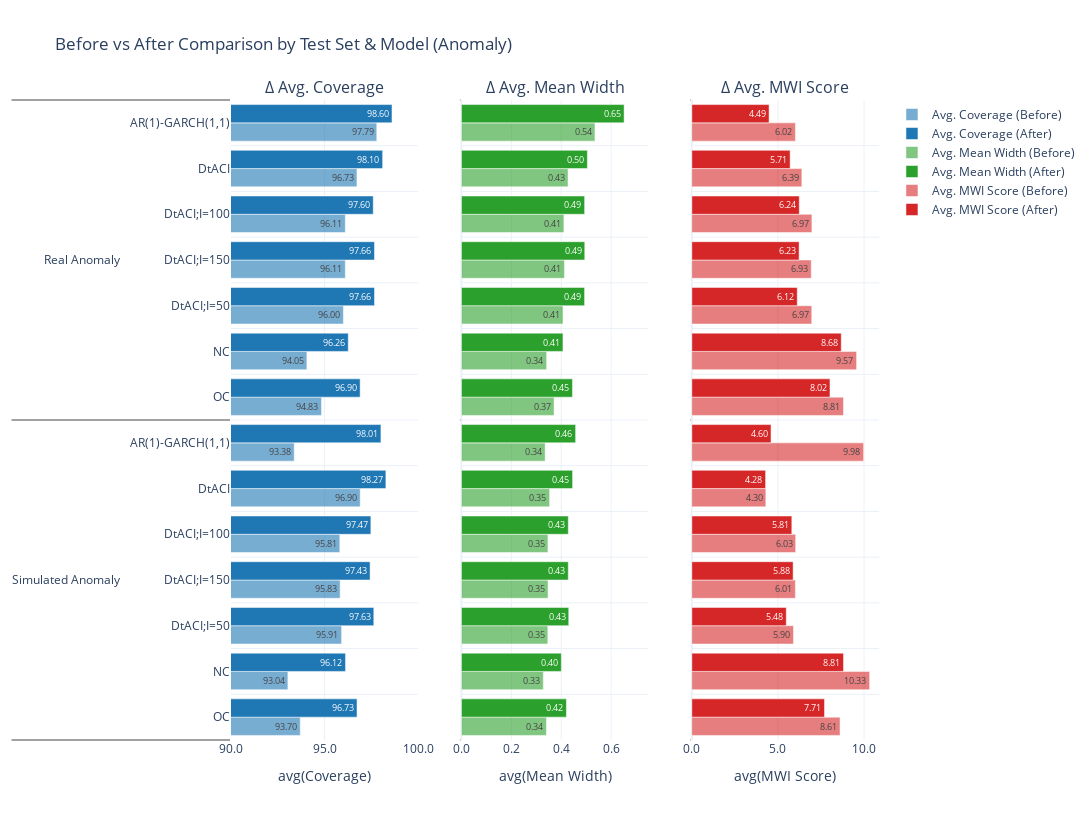

The notebook cell saved with this chart:
### Code cell
import plotly.graph_objects as go
from plotly.subplots import make_subplots

categories_inner = ordered_names
categories_outer = anom_chart_df['test_set'].unique().tolist()[::-1]
categories_outer = [c for c in categories_outer if c != 'Simulated DistShift+Anom 700']

values_cov_before = []
values_cov_after = []
values_width_before = []
values_width_after = []
values_mwi_before, values_mwi_after = [], []
values_cwc_before, values_cwc_after = [], []
y_outer = []
y_inner = []

for outer in categories_outer:
    for inner in categories_inner:
        value_row = anom_chart_df[
            (anom_chart_df['test_set'] == outer) &
            (anom_chart_df['model_name'] == inner)
        ]
        if value_row.empty:
            continue

        values_cov_before.append(value_row['mean_before_coverage'].iloc[0])
        values_cov_after.append(value_row['mean_after_coverage'].iloc[0])
        
        values_width_before.append(value_row['mean_before_avg_width'].iloc[0])
        values_width_after.append(value_row['mean_after_avg_width'].iloc[0])
        
        values_mwi_before.append(value_row['mean_before_mwi_score'].iloc[0])
        values_mwi_after.append(value_row['mean_after_mwi_score'].iloc[0])
        
        values_cwc_before.append(value_row['mean_before_cwc_score'].iloc[0])
        values_cwc_after.append(value_row['mean_after_cwc_score'].iloc[0])
        

        y_outer.append(outer.replace(" 700", ""))
        y_inner.append(inner.split(" + ")[0].replace(": Residual Normalized Score", ""))

# === Plot ===
fig = make_subplots(
    rows=1, cols=3, shared_yaxes=True,
    subplot_titles=("Δ Avg. Coverage", "Δ Avg. Mean Width", "Δ Avg. MWI Score")
)

# Coverage bars
fig.add_trace(go.Bar(
    x=values_cov_before,
    y=[y_outer, y_inner],
    orientation='h',
    name='Avg. Coverage (Before)',
    marker_color='rgba(31, 119, 180, 0.6)',
    text=[f"{v:.2f}" for v in values_cov_before],
    textposition='auto'
), row=1, col=1)

fig.add_trace(go.Bar(
    x=values_cov_after,
    y=[y_outer, y_inner],
    orientation='h',
    name='Avg. Coverage (After)',
    marker_color='rgba(31, 119, 180, 1.0)',
    text=[f"{v:.2f}" for v in values_cov_after],
    textposition='auto'
), row=1, col=1)

# Avg Width bars
fig.add_trace(go.Bar(
    x=values_width_before,
    y=[y_outer, y_inner],
    orientation='h',
    name='Avg. Mean Width (Before)',
    marker_color='rgba(44, 160, 44, 0.6)',
    text=[f"{v:.2f}" for v in values_width_before],
    textposition='auto'
), row=1, col=2)

fig.add_trace(go.Bar(
    x=values_width_after,
    y=[y_outer, y_inner],
    orientation='h',
    name='Avg. Mean Width (After)',
    marker_color='rgba(44, 160, 44, 1.0)',
    text=[f"{v:.2f}" for v in values_width_after],
    textposition='auto'
), row=1, col=2)

# Avg MWI score bars
fig.add_trace(go.Bar(
    x=values_mwi_before,
    y=[y_outer, y_inner],
    orientation='h',
    name='Avg. MWI Score (Before)',
    marker_color='rgba(214, 39, 40, 0.6) ',
    text=[f"{v:.2f}" for v in values_mwi_before],
    textposition='auto'
), row=1, col=3)

fig.add_trace(go.Bar(
    x=values_mwi_after,
    y=[y_outer, y_inner],
    orientation='h',
    name='Avg. MWI Score (After)',
    marker_color='rgba(214, 39, 40, 1.0) ',
    text=[f"{v:.2f}" for v in values_mwi_after],
    textposition='auto'
), row=1, col=3)


# Layout
fig.update_layout(
    height=820,
    width=1100,
    barmode='group',
    showlegend=True,
    template='plotly_white',
    title_text=f"Before vs After Comparison by Test Set & Model (Anomaly)"
)

fig.update_xaxes(title_text='avg(Coverage)', row=1, col=1, tickformat=".1f", range=[90,100])
fig.update_xaxes(title_text='avg(Mean Width)', row=1, col=2, tickformat=".1f", range=[0,0.75])
fig.update_xaxes(title_text='avg(MWI Score)', row=1, col=3, tickformat=".1f")
fig.update_yaxes(showgrid=True)

fig.show()

### Figure 1 — Plotly figure (JSON) as saved in the notebook; plotly's stock layout.template omitted (floating-point values rounded to 4 significant figures)
{"data": [{"marker": {"color": "rgba(31, 119, 180, 0.6)"}, "name": "Avg. Coverage (Before)", "orientation": "h", "text": ["93.70", "93.04", "95.91", "95.83", "95.81", "96.90", "93.38", "94.83", "94.05", "96.00", "96.11", "96.11", "96.73", "97.79"], "textposition": "auto", "type": "bar", "x": [93.7, 93.04, 95.91, 95.83, 95.81, 96.9, 93.38, 94.83, 94.05, 96.0, 96.11, 96.11, 96.73, 97.79], "xaxis": "x", "y": [["Simulated Anomaly", "Simulated Anomaly", "Simulated Anomaly", "Simulated Anomaly", "Simulated Anomaly", "Simulated Anomaly", "Simulated Anomaly", "Real Anomaly", "Real Anomaly", "Real Anomaly", "Real Anomaly", "Real Anomaly", "Real Anomaly", "Real Anomaly"], ["OC", "NC", "DtACI;I=50", "DtACI;I=150", "DtACI;I=100", "DtACI", "AR(1)-GARCH(1,1)", "OC", "NC", "DtACI;I=50", "DtACI;I=150", "DtACI;I=100", "DtACI", "AR(1)-GARCH(1,1)"]], "yaxis": "y"}, {"marker": {"color": "rgba(31, 119, 180, 1.0)"}, "name": "Avg. Coverage (After)", "orientation": "h", "text": ["96.73", "96.12", "97.63", "97.43", "97.47", "98.27", "98.01", "96.90", "96.26", "97.66", "97.66", "97.60", "98.10", "98.60"], "textposition": "auto", "type": "bar", "x": [96.73, 96.12, 97.63, 97.43, 97.47, 98.27, 98.01, 96.9, 96.26, 97.66, 97.66, 97.6, 98.1, 98.6], "xaxis": "x", "y": [["Simulated Anomaly", "Simulated Anomaly", "Simulated Anomaly", "Simulated Anomaly", "Simulated Anomaly", "Simulated Anomaly", "Simulated Anomaly", "Real Anomaly", "Real Anomaly", "Real Anomaly", "Real Anomaly", "Real Anomaly", "Real Anomaly", "Real Anomaly"], ["OC", "NC", "DtACI;I=50", "DtACI;I=150", "DtACI;I=100", "DtACI", "AR(1)-GARCH(1,1)", "OC", "NC", "DtACI;I=50", "DtACI;I=150", "DtACI;I=100", "DtACI", "AR(1)-GARCH(1,1)"]], "yaxis": "y"}, {"marker": {"color": "rgba(44, 160, 44, 0.6)"}, "name": "Avg. Mean Width (Before)", "orientation": "h", "text": ["0.34", "0.33", "0.35", "0.35", "0.35", "0.35", "0.34", "0.37", "0.34", "0.41", "0.41", "0.41", "0.43", "0.54"], "textposition": "auto", "type": "bar", "x": [0.3406, 0.3282, 0.3463, 0.3471, 0.3467, 0.3534, 0.3356, 0.3713, 0.3413, 0.4071, 0.4131, 0.4108, 0.4273, 0.5351], "xaxis": "x2", "y": [["Simulated Anomaly", "Simulated Anomaly", "Simulated Anomaly", "Simulated Anomaly", "Simulated Anomaly", "Simulated Anomaly", "Simulated Anomaly", "Real Anomaly", "Real Anomaly", "Real Anomaly", "Real Anomaly", "Real Anomaly", "Real Anomaly", "Real Anomaly"], ["OC", "NC", "DtACI;I=50", "DtACI;I=150", "DtACI;I=100", "DtACI", "AR(1)-GARCH(1,1)", "OC", "NC", "DtACI;I=50", "DtACI;I=150", "DtACI;I=100", "DtACI", "AR(1)-GARCH(1,1)"]], "yaxis": "y2"}, {"marker": {"color": "rgba(44, 160, 44, 1.0)"}, "name": "Avg. Mean Width (After)", "orientation": "h", "text": ["0.42", "0.40", "0.43", "0.43", "0.43", "0.45", "0.46", "0.45", "0.41", "0.49", "0.49", "0.49", "0.50", "0.65"], "textposition": "auto", "type": "bar", "x": [0.4208, 0.4004, 0.4301, 0.4282, 0.4283, 0.4455, 0.4576, 0.4451, 0.4069, 0.4936, 0.4943, 0.4937, 0.5048, 0.6519], "xaxis": "x2", "y": [["Simulated Anomaly", "Simulated Anomaly", "Simulated Anomaly", "Simulated Anomaly", "Simulated Anomaly", "Simulated Anomaly", "Simulated Anomaly", "Real Anomaly", "Real Anomaly", "Real Anomaly", "Real Anomaly", "Real Anomaly", "Real Anomaly", "Real Anomaly"], ["OC", "NC", "DtACI;I=50", "DtACI;I=150", "DtACI;I=100", "DtACI", "AR(1)-GARCH(1,1)", "OC", "NC", "DtACI;I=50", "DtACI;I=150", "DtACI;I=100", "DtACI", "AR(1)-GARCH(1,1)"]], "yaxis": "y2"}, {"marker": {"color": "rgba(214, 39, 40, 0.6) "}, "name": "Avg. MWI Score (Before)", "orientation": "h", "text": ["8.61", "10.33", "5.90", "6.01", "6.03", "4.30", "9.98", "8.81", "9.57", "6.97", "6.93", "6.97", "6.39", "6.02"], "textposition": "auto", "type": "bar", "x": [8.607, 10.33, 5.902, 6.014, 6.031, 4.298, 9.976, 8.806, 9.569, 6.965, 6.934, 6.973, 6.389, 6.015], "xaxis": "x3", "y": [["Simulated Anomaly", "Simulated Anomaly", "Simulated Anomaly", "Simulated Anomaly", "Simulated Anomaly", "Simulated Anomaly", "Simulated Anomaly", "Real Anomaly", "Real Anomaly", "Real Anomaly", "Real Anomaly", "Real Anomaly", "Real Anomaly", "Real Anomaly"], ["OC", "NC", "DtACI;I=50", "DtACI;I=150", "DtACI;I=100", "DtACI", "AR(1)-GARCH(1,1)", "OC", "NC", "DtACI;I=50", "DtACI;I=150", "DtACI;I=100", "DtACI", "AR(1)-GARCH(1,1)"]], "yaxis": "y3"}, {"marker": {"color": "rgba(214, 39, 40, 1.0) "}, "name": "Avg. MWI Score (After)", "orientation": "h", "text": ["7.71", "8.81", "5.48", "5.88", "5.81", "4.28", "4.60", "8.02", "8.68", "6.12", "6.23", "6.24", "5.71", "4.49"], "textposition": "auto", "type": "bar", "x": [7.706, 8.807, 5.485, 5.883, 5.807, 4.285, 4.599, 8.022, 8.677, 6.122, 6.229, 6.24, 5.709, 4.486], "xaxis": "x3", "y": [["Simulated Anomaly", "Simulated Anomaly", "Simulated Anomaly", "Simulated Anomaly", "Simulated Anomaly", "Simulated Anomaly", "Simulated Anomaly", "Real Anomaly", "Real Anomaly", "Real Anomaly", "Real Anomaly", "Real Anomaly", "Real Anomaly", "Real Anomaly"], ["OC", "NC", "DtACI;I=50", "DtACI;I=150", "DtACI;I=100", "DtACI", "AR(1)-GARCH(1,1)", "OC", "NC", "DtACI;I=50", "DtACI;I=150", "DtACI;I=100", "DtACI", "AR(1)-GARCH(1,1)"]], "yaxis": "y3"}], "layout": {"annotations": [{"font": {"size": 16}, "showarrow": false, "text": "Δ Avg. Coverage", "x": 0.1444, "xanchor": "center", "xref": "paper", "y": 1, "yanchor": "bottom", "yref": "paper"}, {"font": {"size": 16}, "showarrow": false, "text": "Δ Avg. Mean Width", "x": 0.5, "xanchor": "center", "xref": "paper", "y": 1, "yanchor": "bottom", "yref": "paper"}, {"font": {"size": 16}, "showarrow": false, "text": "Δ Avg. MWI Score", "x": 0.8556, "xanchor": "center", "xref": "paper", "y": 1, "yanchor": "bottom", "yref": "paper"}], "barmode": "group", "height": 820, "showlegend": true, "title": {"text": "Before vs After Comparison by Test Set & Model (Anomaly)"}, "width": 1100, "xaxis": {"anchor": "y", "domain": [0, 0.2889], "range": [90, 100], "tickformat": ".1f", "title": {"text": "avg(Coverage)"}}, "xaxis2": {"anchor": "y2", "domain": [0.3556, 0.6444], "range": [0, 0.75], "tickformat": ".1f", "title": {"text": "avg(Mean Width)"}}, "xaxis3": {"anchor": "y3", "domain": [0.7111, 1], "tickformat": ".1f", "title": {"text": "avg(MWI Score)"}}, "yaxis": {"anchor": "x", "domain": [0, 1], "showgrid": true}, "yaxis2": {"anchor": "x2", "domain": [0, 1], "matches": "y", "showgrid": true, "showticklabels": false}, "yaxis3": {"anchor": "x3", "domain": [0, 1], "matches": "y", "showgrid": true, "showticklabels": false}}}
